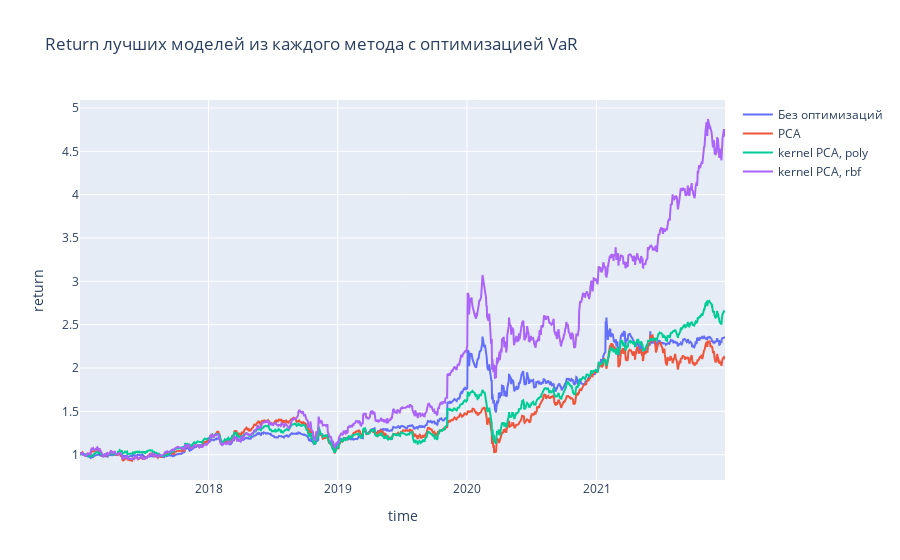

Write notebook code for a chart like this one.
### Code cell
names = ['Без оптимизаций', 'PCA', 'kernel PCA, poly', 'kernel PCA, rbf']
optimizers_var = [po_randomsearch_var, po_randomsearch_PCA_var, po_randomsearch_kPCA_var, po_randomsearch_rbf_var]
plot_results(names=names, optimizers=optimizers_var, df_train=data_train, df_test=data_test, 
             title='Return лучших моделей из каждого метода с оптимизацией VaR')

### Figure 1 — Plotly figure (JSON) as saved in the notebook; plotly's stock layout.template omitted (floating-point values rounded to 4 significant figures; data arrays with more than 128 entries replaced by an {"elided": "..."} marker saying what was removed)
{"data": [{"name": "Без оптимизаций", "type": "scatter", "x": {"elided": "1258 str values"}, "y": {"elided": "1258 float values"}}, {"name": "PCA", "type": "scatter", "x": {"elided": "1258 str values"}, "y": {"elided": "1258 float values"}}, {"name": "kernel PCA, poly", "type": "scatter", "x": {"elided": "1258 str values"}, "y": {"elided": "1258 float values"}}, {"name": "kernel PCA, rbf", "type": "scatter", "x": {"elided": "1258 str values"}, "y": {"elided": "1258 float values"}}], "layout": {"title": {"text": "Return лучших моделей из каждого метода с оптимизацией VaR"}, "xaxis": {"title": {"text": "time"}}, "yaxis": {"title": {"text": "return"}}}}
